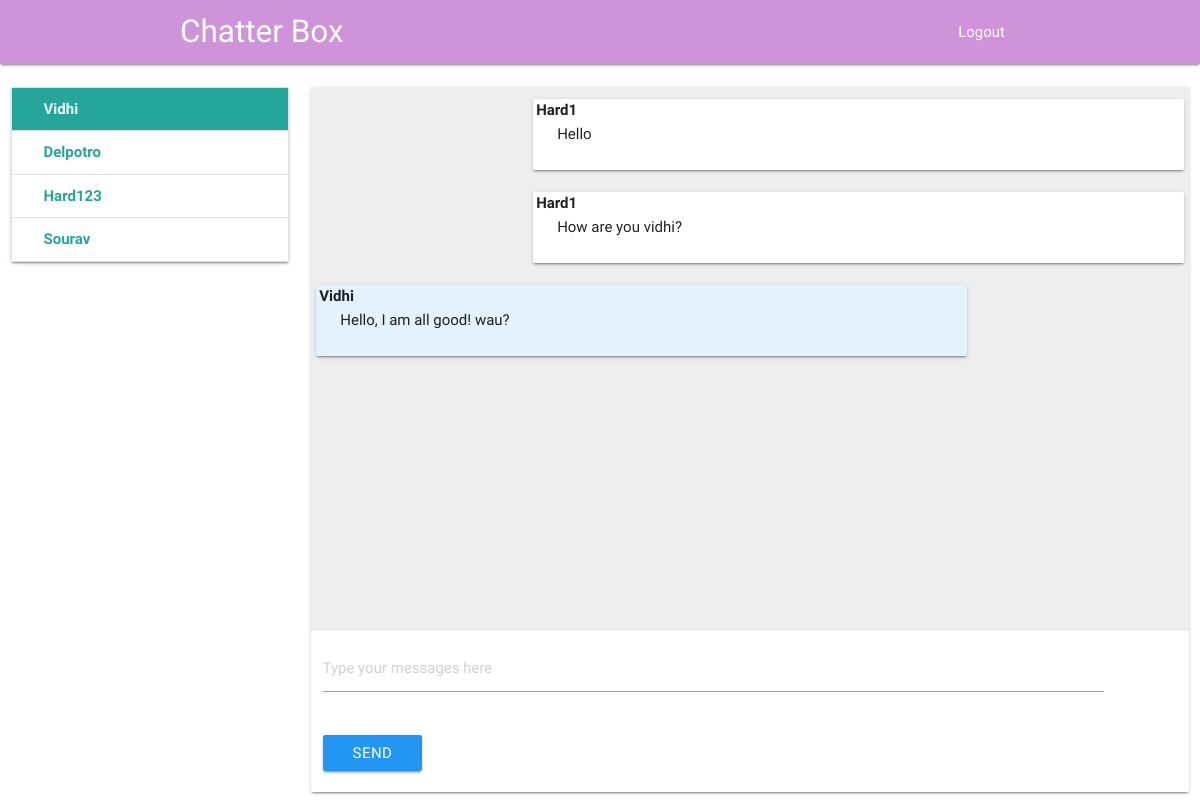
The app's page /chat/16/19/ (signed in) with its own data.
### chat/models.py (models this page shows)
class Message(models.Model):
    sender = models.ForeignKey(User, on_delete=models.CASCADE, related_name='sender')
    receiver = models.ForeignKey(User, on_delete=models.CASCADE, related_name='receiver')
    message = models.CharField(max_length=1200)
    timestamp = models.DateTimeField(auto_now_add=True)
    is_read = models.BooleanField(default=False)
    def __str__(self):
        return self.message
    class Meta:
        ordering = ('timestamp',)

### chat/views.py (the view)
# urls.py: path('chat/<int:sender>/<int:receiver>/', views.message_view, name='chat'),
def message_view(request, sender, receiver):
    if not request.user.is_authenticated:
        return redirect('index')
    if request.method == "GET":
        return render(request, "chat/messages.html",
                      {'users': User.objects.exclude(username=request.user.username),
                       'receiver': User.objects.get(id=receiver),
                       'messages': Message.objects.filter(sender_id=sender, receiver_id=receiver) |
                                   Message.objects.filter(sender_id=receiver, receiver_id=sender)})

### templates/chat/messages.html (shortened to what this page needs)
{% extends 'chat/chat.html' %}
{% block messages %}
    {% for message in messages %}
    {% if message.sender == request.user %}
<div class="card-panel right" style="width: 75%; position: relative">
    <div style="position: absolute; top: 0; left:3px; font-weight: bolder" class="title">{{ request.user.username }}</div>
    {{ message }}
</div>
    {% else %}
<div class="card-panel left blue lighten-5" style="width: 75%; position: relative">
    <div style="position: absolute; top: 0; left:3px; font-weight: bolder" class="title">{{ message.sender }}</div>
    {{ message }}
</div>
    {% endif %}
    {% endfor %}
{% endblock %}

### templates/chat/chat.html (shortened to what this page needs)
{% extends 'chat/index.html' %}
{% block body %}
<nav class="purple lighten-3">
    <div class="nav-wrapper container">
      <a href="#" class="brand-logo">Chatter Box</a>
      <ul id="nav-mobile" class="right hide-on-med-and-down">
          <li><a href="{% url 'logout' %}">Logout</a></li>
      </ul>
    </div>
</nav>
    <div class="section" style="height: 80vh">
    <div class="row">
        <div class="col s3">
        <div class="card">
            <div class="collection">
                {% for user in users %}
                <a href="{% url 'chat' request.user.id user.id %}" id="user{{ user.id }}" class="collection-item row">
                    <div class="col s8">
                    <span class="title" style="font-weight: bolder">{{ user.username }}</span>
                    </div>
                </a>
                {% endfor %}
            </div>
        </div>
        </div>
        <div class="col s9">
            <div class="card">
            <div id="board" class="section grey lighten-3" style="height: 68vh; padding: 5px; overflow-y: scroll">
                {% block messages %}
                {% endblock %}
            </div>
            <form id="chat-box" class="form-group {% block hide %}hide{% endblock %}" method="post">
                <div class="row">
                    <div class="col s11">
                        <div class="input-field">
                            <input id="id_message" name="message" type="text" placeholder="Type your messages here">
                        </div>
                    </div>
                    <div class="col s2" style="line-height: 80px">
                        <button class="btn blue waves-effect waves-light pull-s12">Send</button>
                    </div>
                </div>
            </form>
            </div>
        </div>
    </div>
    </div>
    {% load static %}
{% endblock %}

### templates/chat/index.html (shortened to what this page needs)
{% load static %}
  <!DOCTYPE html>
  <html>
    <head>
        <link type="text/css" rel="stylesheet" href="{% static 'css/materialize.min.css' %}"  media="screen,projection"/>
        <link type="text/css" rel="stylesheet" href="{% static 'css/style.css' %}"  media="screen,projection"/>
    </head>
    <body>
    {% block body %}{% endblock %}
    </body>
  </html>

### records on screen
Message: message "Hello"
Message: message "How are you vidhi?"
Message: sender "Vidhi", message "Hello, I am all good! wau?"

### other values on screen
{{ user.username }} "Vidhi"
{{ user.username }} "Delpotro"
{{ user.username }} "Hard123"
{{ user.username }} "Sourav"
{{ request.user.username }} "Hard1"
